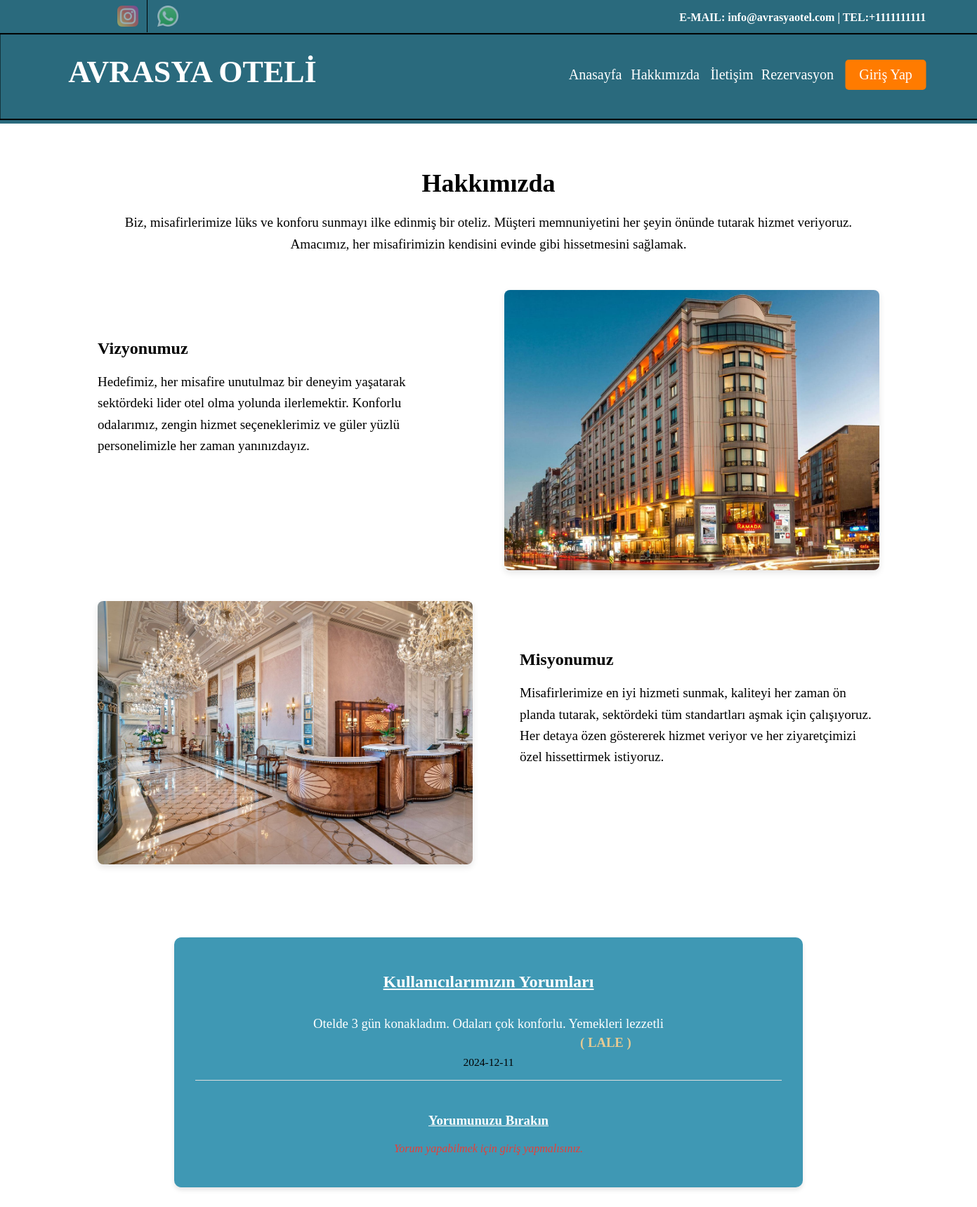
The app's page /otel_sitesi/hakkimizda.php with its own data.
### tables this page shows
CREATE TABLE `yorumlar` (
  `id` int(11) NOT NULL,
  `kullaniciid` int(11) NOT NULL,
  `yorum` text NOT NULL,
  `tarih` date DEFAULT NULL
);

CREATE TABLE `kullanici` (
  `kullaniciid` int(11) NOT NULL,
  `kullaniciadi` varchar(50) NOT NULL,
  `sifre` text NOT NULL,
  `kullanicimail` varchar(100) NOT NULL
);

### otel_sitesi/hakkimizda.php (the view, shortened to what this page needs)
<?php
include "baglanti.php";
?>
<!DOCTYPE html>
<html lang="TR-tr">
<head>
    <link rel="stylesheet" type="text/css" href="style.css">
</head>
<body>
    <div class="navbarust">
        <div id="navbar1">
            <div id="sol">
                <a href="https://www.instagram.com/" target="_blank"><img src="resim/instagram.png" width="30px"/></a>
            </div>
            <div id="sag">
                <a href="https://wa.me/9011111111111" target="_blank"><img src="resim/whatsapp.png" width="30px"></a>
                <span>E-MAIL: info@avrasyaotel.com | TEL:+1111111111</span>
            </div>
        </div>
        <div class="navbar">
            <span>AVRASYA OTELİ</span>
            <table><tr>
                <td><a href="index.php">Anasayfa</a></td>
                <td><a href="hakkimizda.php">Hakkımızda</a></td>
                <td><a href="iletisim.php">İletişim</a></td>
                <td><a href="rezervasyon.php">Rezervasyon</a></td>
                <td>
                    <?php
                        if(isset($_SESSION['kullaniciadi'])){
                            echo "<a href='logout.php' class='button' style='background-color:rgb(252, 33, 33)'>Çıkış Yap</a>";
                        }else{
                            echo "<a href='login.php' class='button'>Giriş Yap</a>";
                        }
                    ?>
                </td>
            </tr></table>
        </div>
    </div>
    <div class="hakkimizda-bolumu">
        <div class="kapasite">
            <h1>Hakkımızda</h1>
            <p style="margin-bottom:50px;">Biz, misafirlerimize lüks ve konforu sunmayı ilke edinmiş bir oteliz. Müşteri memnuniyetini her şeyin önünde tutarak hizmet veriyoruz. Amacımız, her misafirimizin kendisini evinde gibi hissetmesini sağlamak.</p>
            <div class="hakkimizda-icerik">
                <div class="hakkimizda-metni">
                    <h2>Vizyonumuz</h2>
                    <p>Hedefimiz, her misafire unutulmaz bir deneyim yaşatarak sektördeki lider otel olma yolunda ilerlemektir. Konforlu odalarımız, zengin hizmet seçeneklerimiz ve güler yüzlü personelimizle her zaman yanınızdayız.</p>
                </div>
                <div class="hakkimizda-resim">
                    <img src="resim/otel-ic-1.jpg" alt="Otelimiz" />
                </div>
            </div>
            <div class="hakkimizda-icerik">
                <div class="hakkimizda-resim">
                    <img src="resim/otel-ic-2.jpg" alt="Otelimizin Bir Köşesi" />
                </div>
                <div class="hakkimizda-metni">
                    <h2>Misyonumuz</h2>
                    <p>Misafirlerimize en iyi hizmeti sunmak, kaliteyi her zaman ön planda tutarak, sektördeki tüm standartları aşmak için çalışıyoruz. Her detaya özen göstererek hizmet veriyor ve her ziyaretçimizi özel hissettirmek istiyoruz.</p>
                </div>
            </div>
        </div>
    </div>
    <div class="yorumlar">
        <h2>Kullanıcılarımızın Yorumları</h2>
        <?php
        $sql = "
        SELECT y.id, y.kullaniciid, y.yorum, y.tarih, k.kullaniciadi
        FROM yorumlar y
        INNER JOIN kullanici k ON y.kullaniciid = k.kullaniciid
        ORDER BY y.tarih DESC";
        $result = mysqli_query($connection,$sql);
        if($result){
            if (mysqli_num_rows($result) > 0) {
                while ($row = mysqli_fetch_assoc($result)) {
                    echo "<div class='yorum'>";
                    echo "<p>" . $row['yorum'] . "</p>";
                    echo "<p><strong>" . " ( " . $row['kullaniciadi'] . " )</strong></p>";
                    echo "<p><small>" . $row['tarih'] . "</small></p>";
                    echo "</div><br>";
                }
            } else {
                echo "<p>Henüz yorum yapılmamış.</p>";
            }
        }else{
            echo "<p>Sorgu hatası.</p>";
        }
        ?>
        <h3>Yorumunuzu Bırakın</h3>
        <?php
        if (!isset($_SESSION['giris_yapildi'])) {
            echo "<p id='girissiz'>Yorum yapabilmek için giriş yapmalısınız.</p>";
        } ?>
    </div>
    <br/><br/><br/><br/>
</body>
</html>

### otel_sitesi/style.css (style rules this page uses)
body { margin:0%; padding: 0%; overflow-x: hidden; }
.navbarust { position: relative; background-color: rgb(42, 106, 125); width: 100% ; height: 22vh; }
#navbar1 { height: 5.8vh; background-color: rgb(42, 106, 125); width: 100%; }
#navbar1 > #sol { background-color: rgb(42, 106, 125); height: 5.8vh; width: 15vw; border-right:2px solid black; }
#navbar1 > #sol img { position: relative; left: 12vw; top:1vh; cursor: pointer; opacity: 0.5; }
#navbar1 > #sag { background-color: rgb(42, 106, 125); height: 5.8vh; width: 100%; position: absolute; top:0px; left: 15.1vw; color : rgb(255, 255, 255); font-weight: bold; }
#navbar1 > #sag span { margin-left: 52vw; }
#navbar1 > #sag img { position: relative; left:1vw; top:1vh; opacity: 0.5; cursor: pointer; }
.navbar { background-color: rgb(42, 106, 125); position: absolute; top: 50%; left: 50%; transform: translate(-50%, -33%); width: 100%; height: 15vh; border: 2px solid black; }
.navbar span { color:white; font-size: 33pt; position: relative; top:3.5vh; left: 7vw; font-weight: bold; }
.navbar table { width:38vw; position: relative; left: 58vw; bottom: 2.2vh; }
.navbar table a { color:white; text-decoration: none; font-size: 15pt; }
.button { display: inline-block; padding: 10px 20px; background-color: #ff7b00; color: white; text-decoration: none; border-radius: 5px; text-align: center; }
.hakkimizda-bolumu .kapasite h1 { font-size: 36px; margin-bottom: 20px; }
.hakkimizda-bolumu { padding: 40px 0; }
.kapasite { width: 80%; margin: 0 auto; text-align: center; }
.hakkimizda-icerik { display: flex; justify-content: space-between; margin-bottom: 40px; }
.hakkimizda-metni { margin-top:50px; width: 46%; text-align: left; }
.hakkimizda-metni h2 { font-size: 24px; margin-bottom: 10px; }
.hakkimizda-bolumu p { font-size: 19px; line-height: 1.6; font-style: normal !important; }
.hakkimizda-resim { width: 48%; }
.hakkimizda-resim img { width: 100%; height: auto; border-radius: 8px; box-shadow: 0 4px 10px rgba(0, 0, 0, 0.1); }
div.yorumlar { width: 60%; margin: 20px auto; background-color: rgb(63, 152, 180); padding: 30px; border-radius: 10px; box-shadow: 0 4px 6px rgba(0, 0, 0, 0.1); color:white; }
div.yorumlar h2, div.yorumlar h3 { text-align: center; margin-bottom: 20px; text-decoration: underline; }
.yorum { border-bottom: 1px solid #ddd; padding: 10px 0; margin-bottom: 10px; }
.yorum p { font-size:14pt; text-align: center; margin: 5px 0; }
.yorum strong { text-align: center; color: rgb(230, 202, 146); position: relative; left:20%; text-transform: uppercase; }
.yorum small { color: black; }
#girissiz { text-align: center; color: #e83e38; font-style: italic; }

### records on screen
yorumlar: yorum "Otelde 3 gün konakladım. Odaları çok konforlu. Yemekleri lezzetli", kullaniciid.kullaniciadi "LALE", tarih "2024-12-11"
